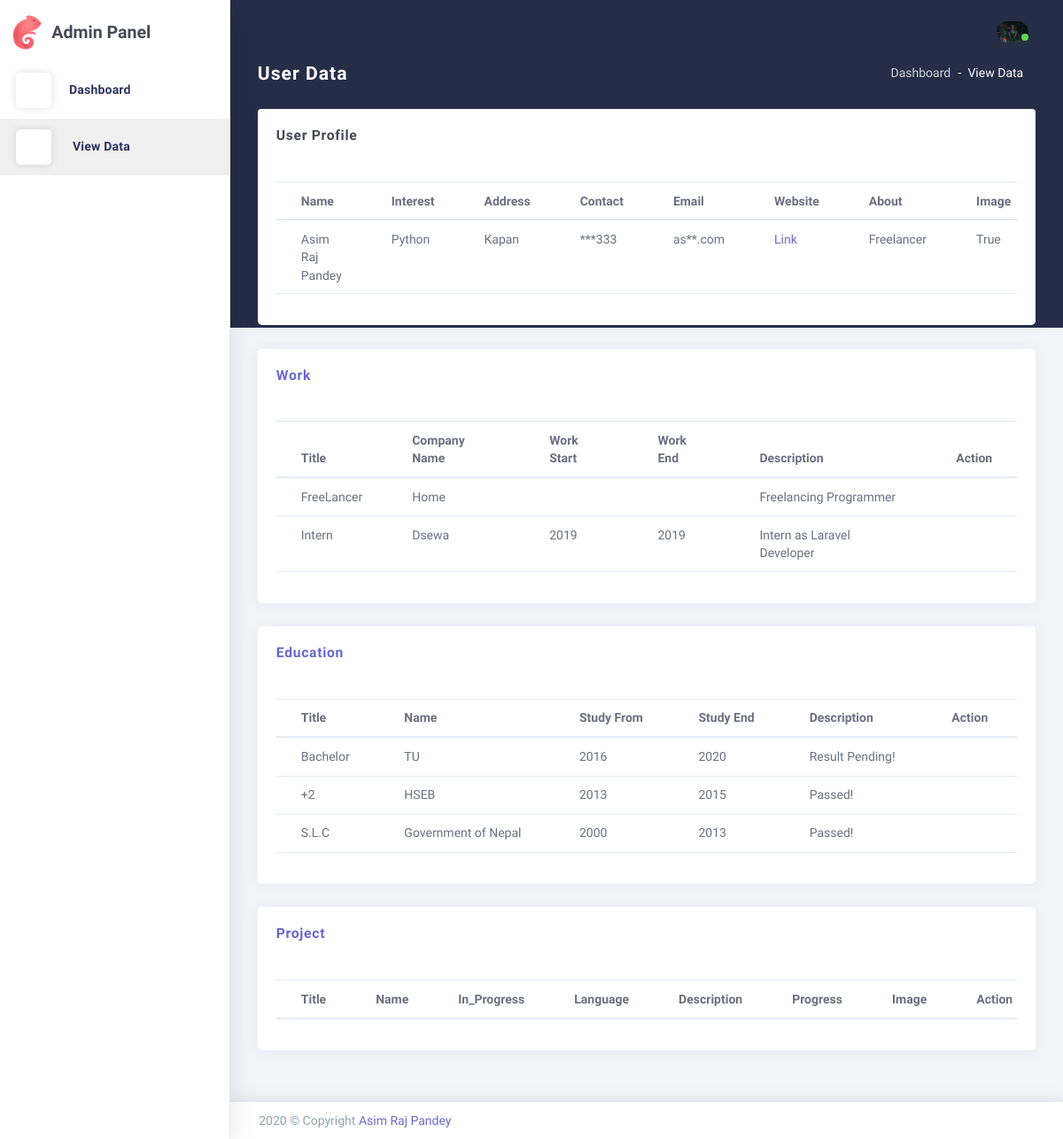
Page /admin-Panel/view/ (signed in) on the committed database.
### User/models.py (models this page shows, shortened)
class UserProfile(models.Model):
    name = models.CharField(max_length=30,null=True)
    interest = models.CharField(max_length=100,null=True)
    address = models.CharField(max_length=80,null=True)
    phone_no = models.IntegerField(default='000000')
    email = models.EmailField(unique=True)
    website = models.CharField(max_length=100,null=True)
    about = models.TextField(null=True)
    image = models.ImageField(upload_to='user/',null=True)
    vuser = models.ForeignKey(User,on_delete=models.CASCADE)

class Work(models.Model):
    user = models.ForeignKey(User,on_delete=models.CASCADE)
    title = models.CharField(max_length=30,default='Undefined')
    c_name = models.CharField(max_length=30,default='Undefined')
    work_from = models.CharField(max_length=30,default='Undefined')
    work_till = models.CharField(max_length=30,default='Undefined')
    description = models.TextField(null=True)

class Education(models.Model):
    user = models.ForeignKey(User,on_delete=models.CASCADE)
    title = models.CharField(max_length=30,default='Undefined')
    name = models.CharField(max_length=50,default='Undefined')
    study_from = models.CharField(max_length=30,default='Undefined')
    study_till = models.CharField(max_length=30,default='Undefined')
    description = models.TextField(null=True)

### adminpanel/views.py (the view)
# urls.py: path('view/',views.table,name='view'),
@login_required(login_url='login')
def table(request):
    user = request.user
    profile = UserProfile.objects.get(vuser = user)
    email = profile.email
    phone = str(profile.phone_no)
    extra = {
        'phone': phone[-3:],
        'email': email[0:2]
    }
    work = Work.objects.filter(user = user)
    education = Education.objects.filter(user = user)
    project = Project.objects.filter(user = user)
    return render(request, 'admin-panel/panel/tables.html', {'data':profile,'project':project,'work':work,'education':education,'extra':extra,'active':'active'})

### template/admin-panel/panel/tables.html (shortened to what this page needs)
{% extends 'admin-panel/panel/template/main.html'%}
{% load static %}
{% block 'content'%}
    <div class="app-content content">
      <div class="content-wrapper">
        <div class="content-header row">
          <div class="content-header-left col-md-4 col-12 mb-2">
            <h3 class="content-header-title">User Data</h3>
		  </div>
          <div class="content-header-right col-md-8 col-12">
            <div class="breadcrumbs-top float-md-right">
              <div class="breadcrumb-wrapper mr-1">
                <ol class="breadcrumb">
                  <li class="breadcrumb-item"><a href="{% url 'index'%}">Dashboard</a>
                  </li>
                  <li class="breadcrumb-item active">View Data
                  </li>
                </ol>
              </div>
            </div>
          </div>
		</div>
        <div class="content-body">
			<div class="row">
			<div class="col-12">
			<div class="card">
			<div class="card-header">
				<h4 class="card-title">User Profile</h4>
				<div class="heading-elements">
					<ul class="list-inline mb-0">
						<li><a data-action="collapse"><i class="ft-minus"></i></a></li>
						<li><a data-action="reload"><i class="ft-rotate-cw"></i></a></li>
						<li><a data-action="expand"><i class="ft-maximize"></i></a></li>
						<li><a data-action="close"><i class="ft-x"></i></a></li>
					</ul>
				</div>
			</div>
			<div class="card-content collapse show">
				<div class="card-body">
					<div class="table-responsive">
						<table class="table">
							<thead>
								<tr>
									<th>Name</th>
									<th>Interest</th>
									<th>Address</th>
									<th>Contact</th>
									<th>Email</th>
									<th>Website</th>
									<th>About</th>
									<th>Image</th>
								</tr>
							</thead>
							<tbody>
								<tr>
									<td>{{data.name}}</td>
									<td>{{data.interest}}</td>
									<td>{{data.address}}</td>
									<td>***{{extra.phone}}</td>
									<td>{{extra.email}}**.com</td>
									<td>{% if data.website != ''%}
										<a href="{{data.website}}" target="_blank">Link</a>
										{%endif%}</td>
									<td>{{data.about}}</td>
									<td>
									{% if data.image != '' %}
										True
									{% else %}
										False
									{%endif%}
									</td>
								</tr>
							</tbody>
						</table>
					</div>
				</div>
			</div>
		</div>
	</div>
			</div>
		</div>
		<div class="content-body">
				<div class="row">
				<div class="col-12">
				<div class="card">
				<div class="card-header">
					<h4 class="card-title"><a href="{% url 'addWork'%}" style="text-decoration: none;">Work</a></h4>
					<div class="heading-elements">
						<ul class="list-inline mb-0">
							<li><a data-action="collapse"><i class="ft-minus"></i></a></li>
							<li><a data-action="reload"><i class="ft-rotate-cw"></i></a></li>
							<li><a data-action="expand"><i class="ft-maximize"></i></a></li>
							<li><a data-action="close"><i class="ft-x"></i></a></li>
						</ul>
					</div>
				</div>
				<div class="card-content collapse show">
					<div class="card-body">
						<div class="table-responsive">
							<table class="table">
								<thead>
									<tr>
										<th>Title</th>
										<th>Company Name</th>
										<th>Work Start</th>
										<th>Work End</th>
										<th>Description</th>
										<th>Action</th>
									</tr>
								</thead>
								<tbody>
									{% for w in work%}
									<tr>
										<td>{{w.title}}</td>
										<td>{{w.c_name}}</td>
										<td>{{w.work_from}}</td>
										<td>{{w.work_till}}</td>
										<td>{{w.description}}</td>
										<td>
											<a href="{%url 'editWork' w.id %}"><i class="la la-edit"></i></a> &nbsp;&nbsp;
											<a href="{%url 'deleteWork' w.id %}" onclick="return confirm('Are you sure you want to delete this data?');"><i class="ft-trash"></i></a>
										</td>
									</tr>
									{% endfor %}
								</tbody>
							</table>
						</div>
					</div>
				</div>
			</div>
		</div>
				</div>
		</div>
		<div class="content-body">
				<div class="row">
				<div class="col-12">
				<div class="card">
				<div class="card-header">
					<h4 class="card-title"><a href="{% url 'addEducation'%}" style="text-decoration: none;">Education</a></h4>
					<div class="heading-elements">
						<ul class="list-inline mb-0">
							<li><a data-action="collapse"><i class="ft-minus"></i></a></li>
							<li><a data-action="reload"><i class="ft-rotate-cw"></i></a></li>
							<li><a data-action="expand"><i class="ft-maximize"></i></a></li>
							<li><a data-action="close"><i class="ft-x"></i></a></li>
						</ul>
					</div>
				</div>
				<div class="card-content collapse show">
					<div class="card-body">
						<div class="table-responsive">
							<table class="table">
								<thead>
									<tr>
										<th>Title</th>
										<th>Name</th>
										<th>Study From</th>
										<th>Study End</th>
										<th>Description</th>
										<th>Action</th>
									</tr>
								</thead>
								<tbody>
									{% for e in education%}
									<tr>
										<td>{{e.title}}</td>
										<td>{{e.name}}</td>
										<td>{{e.study_from}}</td>
										<td>{{e.study_till}}</td>
										<td>{{e.description}}</td>
										<td>
											<a href="{%url 'editEducation' e.id%}"><i class="la la-edit"></i></a> &nbsp;&nbsp;
											<a href="{%url 'deleteEducation' e.id%}" onclick="return confirm('Are you sure you want to delete this data?');"><i class="ft-trash"></i></a>
										</td>
									</tr>
									{% endfor %}
								</tbody>
							</table>
						</div>
					</div>
				</div>
			</div>
		</div>
				</div>
		</div>
		<div class="content-body">
				<div class="row">
				<div class="col-12">
				<div class="card">
				<div class="card-header">
					<h4 class="card-title"><a href="{% url 'addProject'%}" style="text-decoration: none;">Project</a></h4>
					<div class="heading-elements">
						<ul class="list-inline mb-0">
							<li><a data-action="collapse"><i class="ft-minus"></i></a></li>
							<li><a data-action="reload"><i class="ft-rotate-cw"></i></a></li>
							<li><a data-action="expand"><i class="ft-maximize"></i></a></li>
							<li><a data-action="close"><i class="ft-x"></i></a></li>
						</ul>
					</div>
				</div>
				<div class="card-content collapse show">
					<div class="card-body">
						<div class="table-responsive">
							<table class="table">
								<thead>
									<tr>
										<th>Title</th>
										<th>Name</th>
										<th>In_Progress</th>
										<th>Language</th>
										<th>Description</th>
										<th>Progress</th>
										<th>Image</th>
										<th>Action</th>
									</tr>
								</thead>
							</table>
						</div>
					</div>
				</div>
			</div>
		</div>
				</div>
		</div>
      </div>
    </div>
{% endblock %}

### template/admin-panel/panel/template/main.html (shortened to what this page needs)
{% load static %}
<!DOCTYPE html>
<html class="loading" lang="en" data-textdirection="ltr">
  <head>
    <link href="https://maxcdn.icons8.com/fonts/line-awesome/1.1/css/line-awesome.min.css" rel="stylesheet">
    <link rel="stylesheet" type="text/css" href="{% static 'adminPanel/panel/css/vendors.css'%}">
    <link rel="stylesheet" type="text/css" href="{% static 'adminPanel/panel/css/app-lite.css'%}">
    <link rel="stylesheet" type="text/css" href="{% static 'adminPanel/panel/css/core/menu/menu-types/vertical-menu.css'%}">
    <link rel="stylesheet" type="text/css" href="{% static 'adminPanel/panel/css/core/colors/palette-gradient.css'%}">
    <link rel="stylesheet" type="text/css" href="{% static 'adminPanel/panel/css/pages/dashboard-ecommerce.css'%}">
  </head>
  <body class="vertical-layout vertical-menu 2-columns   menu-expanded fixed-navbar" data-open="click" data-menu="vertical-menu" data-color="bg-chartbg" data-col="2-columns">
    <nav class="header-navbar navbar-expand-md navbar navbar-with-menu navbar-without-dd-arrow fixed-top navbar-semi-light">
      <div class="navbar-wrapper">
        <div class="navbar-container content">
          <div class="collapse navbar-collapse show" id="navbar-mobile">
            <ul class="nav navbar-nav mr-auto float-left">
              <li class="nav-item dropdown navbar-search"><a class="nav-link dropdown-toggle hide" data-toggle="dropdown" href="#"><i class="ficon ft-search"></i></a>
              </li>
            </ul>
            <ul class="nav navbar-nav float-right">
              <li class="dropdown dropdown-user nav-item"><a class="dropdown-toggle nav-link dropdown-user-link" data-toggle="dropdown"><span class="avatar avatar-online">
                {% if data.image == '' %}
                    <img src="{% static 'adminPanel/panel/images/portrait/default.jpg'%}" alt="avatar">
                {% else %}
                    <img src=" {{data.image.url}}" alt="avatar">
                {% endif %}
                    <i></i></span></a>
              </li>
            </ul>
          </div>
        </div>
      </div>
    </nav>
    <div class="main-menu menu-fixed menu-light menu-accordion    menu-shadow " data-scroll-to-active="true" data-img="{% static 'adminPanel/panel/images/backgrounds/02.jpg' %}">
      <div class="navbar-header">
        <ul class="nav navbar-nav flex-row">
          <li class="nav-item mr-auto"><a class="navbar-brand" href="{% url 'index' %}"><img class="brand-logo" alt="Chameleon admin logo" src="{% static 'adminPanel/panel/images/logo/logo.png'%}"/>
              <h3 class="brand-text">Admin Panel</h3></a></li>
        </ul>
      </div>
      <div class="main-menu-content">
        <ul class="navigation navigation-main" id="main-menu-navigation" data-menu="menu-navigation">
          <li class="{% if active %}nav-item{%else%}active{%endif%}"><a href="{% url 'index' %}"><i class="ft-home"></i><span class="menu-title" data-i18n="">Dashboard</span></a>
          </li>
          <li class="{% if active %}active{%else%}nav-item{%endif%}"><a href="{% url 'view' %}"><i class="ft-credit-card"></i><span class="menu-title" data-i18n="">View Data</span></a>
          </li>
        </ul>
      </div>
      <div class="navigation-background"></div>
    </div>
   {% block 'content'%}
   {% endblock%}
    <footer class="footer footer-static footer-light navbar-border navbar-shadow">
      <div class="clearfix blue-grey lighten-2 text-sm-center mb-0 px-2"><span class="float-md-left d-block d-md-inline-block">2020  &copy; Copyright <a class="text-bold-800 grey darken-2" href="">Asim Raj Pandey</a></span>
      </div>
    </footer>
  </body>
</html>

### static/adminPanel/panel/css/core/menu/menu-types/vertical-menu.css (style rules this page uses)
body.vertical-layout.vertical-menu.menu-expanded .navbar-header { z-index: 999; float: left; width: 260px; }
body.vertical-layout.vertical-menu.menu-expanded .navbar .navbar-container { margin-left: 260px; }
body.vertical-layout.vertical-menu.menu-expanded .main-menu { width: 260px; -webkit-transition: 300ms ease all; -moz-transition: 300ms ease all; -o-transition: 300ms ease all; transition: 300ms ease all; -webkit-backface-visibility: hidden; -moz-backface-visibility: hidden; backface-visibility: hidden; }
body.vertical-layout.vertical-menu.menu-expanded .main-menu .navigation > li > a > i:before { font-size: 1.5rem; }
body.vertical-layout.vertical-menu.menu-expanded .main-menu .navigation > li > a > span { -webkit-transition: -webkit-transform .3s ease; -moz-transition: transform .3s ease, -moz-transform .3s ease; -o-transition: -o-transform .3s ease; transition: -webkit-transform .3s ease; transition: transform .3s ease; transition: transform .3s ease, -webkit-transform .3s ease, -moz-transform .3s ease, -o-transform .3s ease; }
body.vertical-layout.vertical-menu.menu-expanded .main-menu.menu-light .navigation > li > a > i { line-height: 40px; display: inline-block; width: 40px; height: 40px; margin-right: 20px; text-align: center; vertical-align: middle; border-radius: 12%; background: #fff; -webkit-box-shadow: 0 0 10px rgba(0, 0, 0, .12); box-shadow: 0 0 10px rgba(0, 0, 0, .12); }
body.vertical-layout.vertical-menu.menu-expanded .content, body.vertical-layout.vertical-menu.menu-expanded .footer { margin-left: 260px; }

### static/adminPanel/panel/css/pages/dashboard-ecommerce.css (style rules this page uses)
.content .content-wrapper { padding-top: 0 !important; }

### rows in the picture
UserProfile: image (picture), name "Asim Raj Pandey", interest "Python", address "Kapan", about "Freelancer"
Work: title "FreeLancer", c_name "Home", description "Freelancing Programmer"
Work: title "Intern", c_name "Dsewa", work_from "2019", work_till "2019", description "Intern as Laravel Developer"
Education: title "Bachelor", name "TU", study_from "2016", study_till "2020", description "Result Pending!"
Education: title "+2", name "HSEB", study_from "2013", study_till "2015", description "Passed!"
Education: title "S.L.C", name "Government of Nepal", study_from "2000", study_till "2013", description "Passed!"

### other values in the picture
{{ extra.phone }} "333"
{{ extra.email }} "as"
